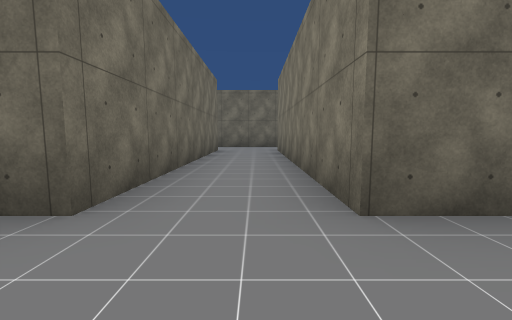
[1] (above)

24 first-person views from a walk through a scene from a Unity 3-D project. The camera is 1.3 m above the floor, tilts 6° down and sees 90° across. The floor is counted in squares, 2.65 m on a side. Each view is taken from the middle of a square. On the plan, view 1 faces up. The plan holds only what a view shows up to about 9 squares ahead; the rest is blank. The player is left out. Some animated figures are left out. Some surface patterns are stand-ins.

[2]
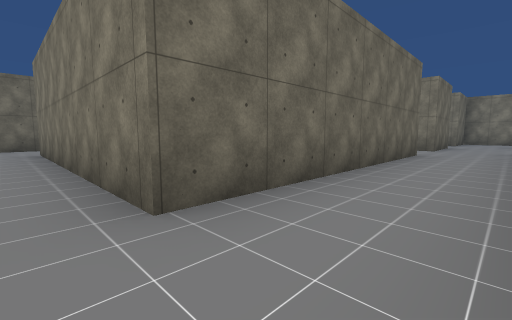

[3]
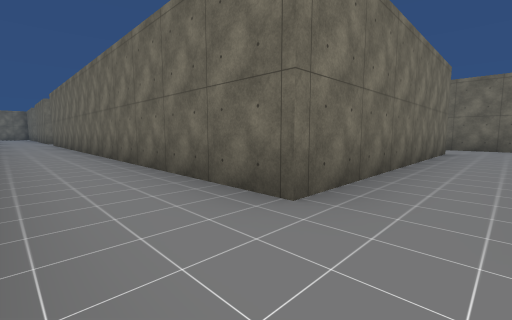

[4]
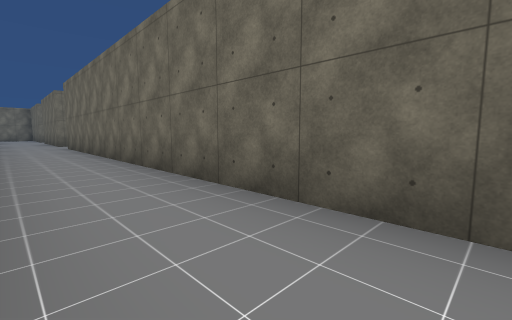

[5]
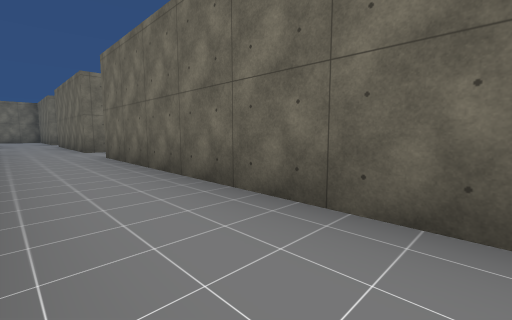

[6]
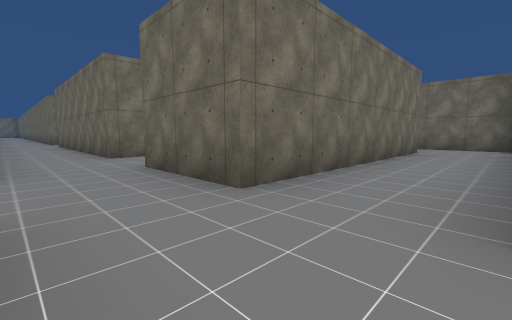

[7]
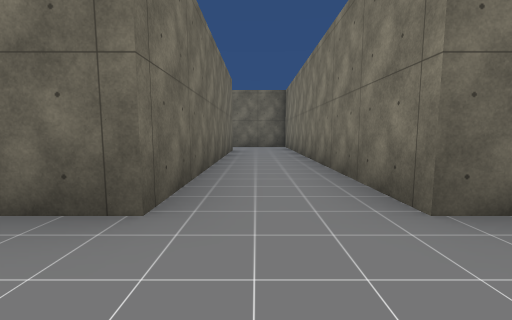

[8]
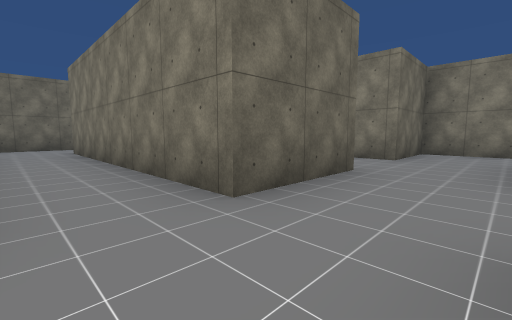

[9]
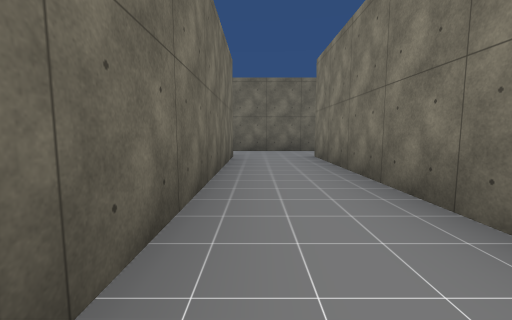

[10]
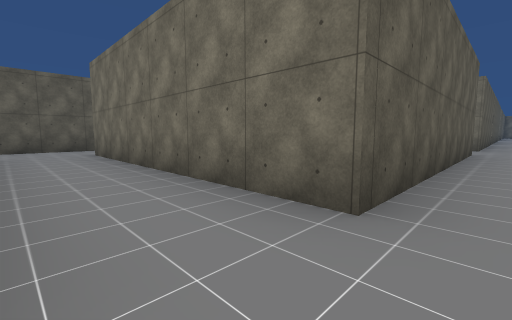

[11]
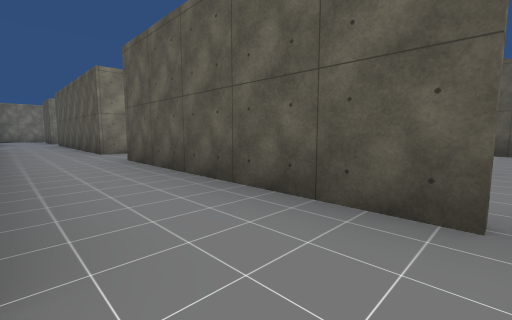

[12]
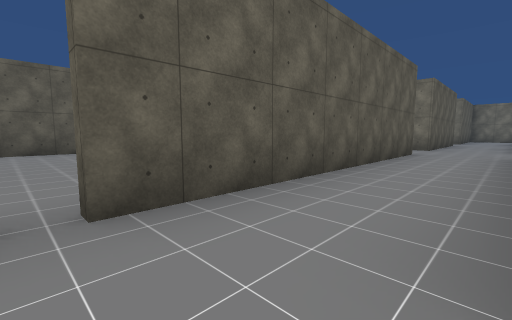

[13]
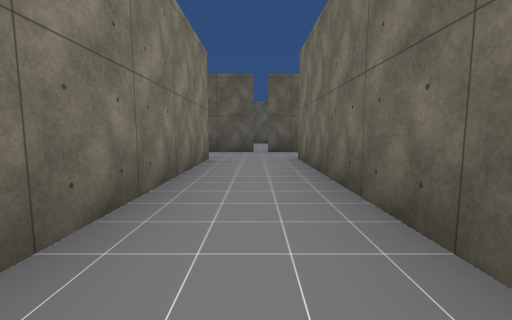

[14]
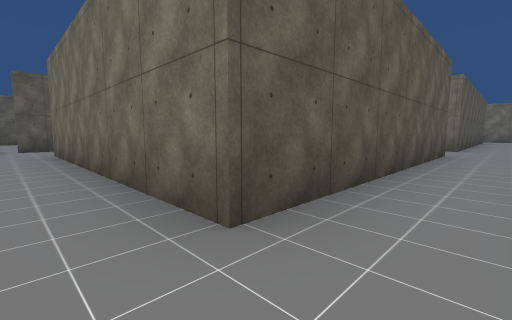

[15]
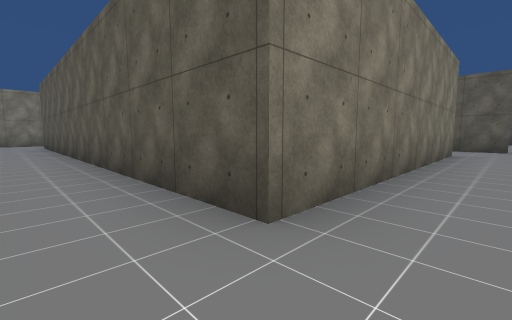

[16]
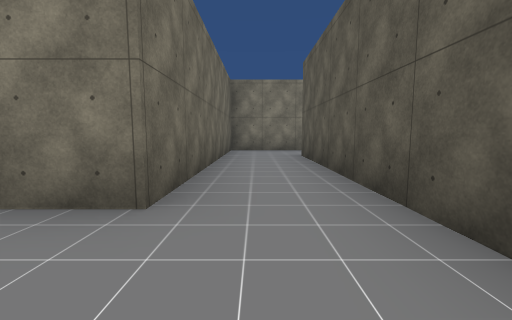

[17]
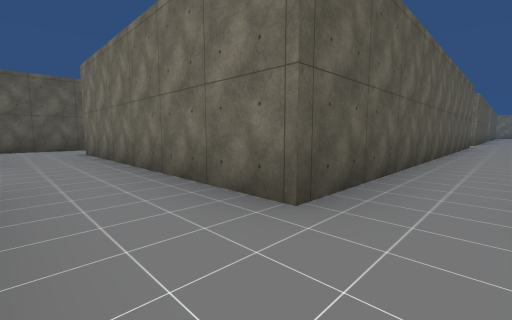

[18]
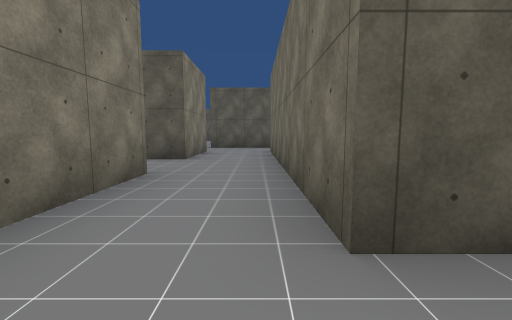

[19]
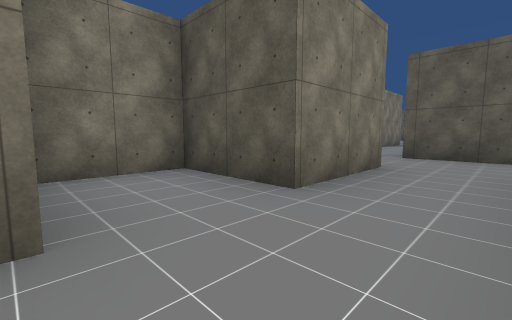

[20]
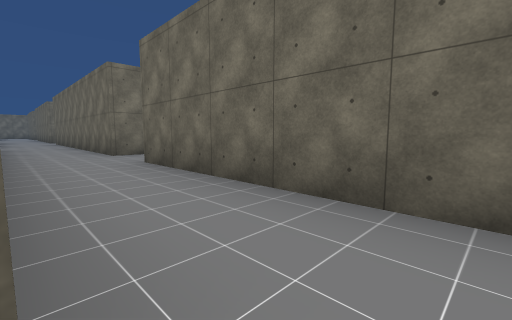

[21]
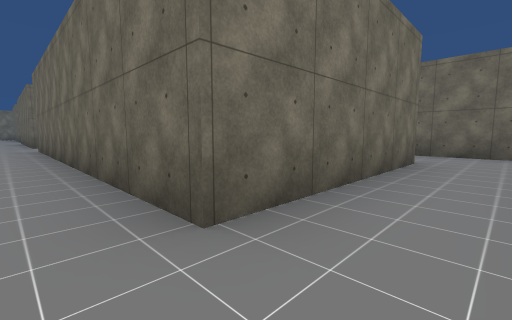

[22]
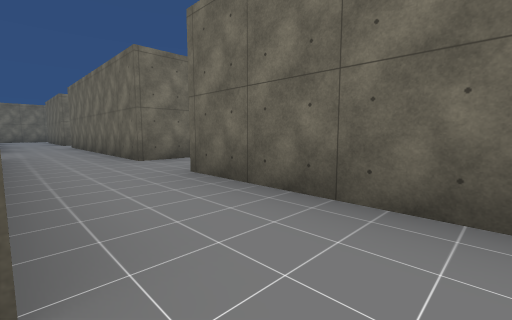

[23]
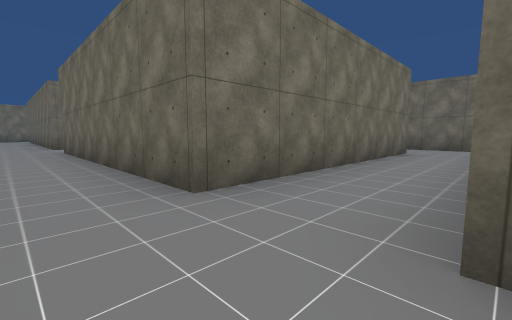

[24]
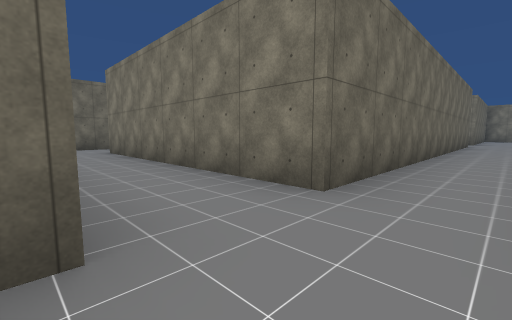

### Floor plan
Points are (right, up) in squares from view 1. A wall is a line through its corners. A room is listed if a view was taken in it or the views show most of it. See-through windows are left out.
Room 1 (views 1, 2, 3, 4, 5, 7, 8, 9, 10)
walls: (-1.1, 1.5) (-12.8, 1.5); (6.1, -0.2) (8, -0.2); (6.5, 7.4) (6.5, 1.5) (0.6, 1.5); (12, 1.5) (12, 9.1) (6.3, 9.1); (10.3, 7.5) (10.3, 1.5) (8.2, 1.5) (8.2, 7.5); (-14.4, 1.5) (-16.4, 1.5)
ways out: opening at (12, 0.5) to room 2; opening at (7, 8) to room 5; opening at (0, 1) to room 6; opening at (-15.5, 0.5); opening at (-14, 1)
Room 2 (view 6)
walls: (14, -0.1) (14, 1.5) (12, 1.5)
ways out: opening at (12, 0.5) to room 1
Room 3 (views 11, 12, 13, 14, 15, 22)
walls: (-5.5, 16.7) (-9, 16.7); (-5.1, 9.1) (-5.1, 15); (-10.6, 16.7) (-12.6, 16.7); (-12.8, 15) (-6.8, 15) (-6.8, 9.1)
ways out: opening at (-5, 16) to room 4; opening at (-6, 9) to room 7; opening at (-11.5, 16); opening at (-10, 17)
Room 4 (views 16, 21)
walls: (-1.1, 16.7) (-5.5, 16.7); (-5.1, 15) (0.6, 15)
ways out: opening at (-5, 16) to room 3; opening at (1, 16) to room 5; opening at (0, 16)
Room 5 (views 17, 18, 19, 20)
walls: (6.3, 12.9) (6.3, 16.7) (0.6, 16.7); (6.3, 9.1) (6.3, 11.2) (8.2, 11.2) (8.2, 12.9); (0.6, 15) (4.6, 15) (4.6, 9.1) (0.6, 9.1); (0.6, 7.4) (6.5, 7.4)
ways out: opening at (7, 8) to room 1; opening at (1, 16) to room 4; opening at (1, 8) to room 6
Room 6 (view 23)
walls: (0.6, 9.1) (-5.1, 9.1); (0.6, 1.5) (0.6, 7.4); (-6, 7.4) (-1.1, 7.4) (-1.1, 1.5)
ways out: opening at (0, 1) to room 1; opening at (1, 8) to room 5; opening at (-5, 8) to room 7
Room 7 (view 24)
walls: (-6.8, 9.1) (-12.8, 9.1); (-12.8, 7.4) (-6.2, 7.4)
ways out: opening at (-6, 9) to room 3; opening at (-5, 8) to room 6; opening at (-12, 8); gap at (-6, 7)

Positions as (right, up) in squares from view 1, and headings:
1: (0, 0), facing up
2: (0, 0), facing up-right
3: (0, 0), facing up-left
4: (-3, 0), facing up-left
5: (-7, 0), facing up-left
6: (12, 0), facing up-left
7: (11, 0), facing up
8: (7, 0), facing up-right
9: (7, 2), facing up
10: (8, 8), facing down-left
11: (-6, 9), facing down-right
12: (-6, 9), facing down-left
13: (-6, 14), facing down
14: (-6, 16), facing down-left
15: (-6, 16), facing down-right
16: (-1, 16), facing right
17: (6, 16), facing down-left
18: (5, 16), facing down
19: (5, 13), facing down-right
20: (5, 15), facing up-left
21: (0, 16), facing up-left
22: (-6, 15), facing up-left
23: (-5, 8), facing up-left
24: (-7, 8), facing up-right
